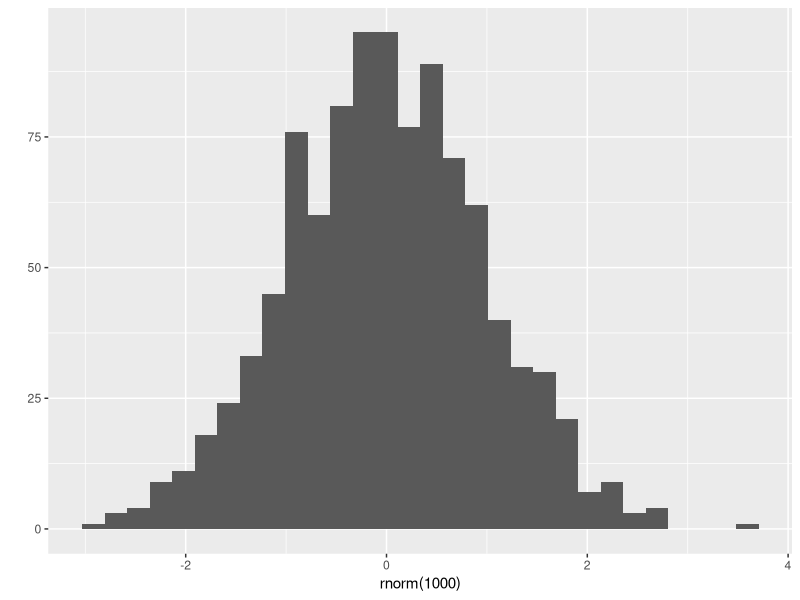
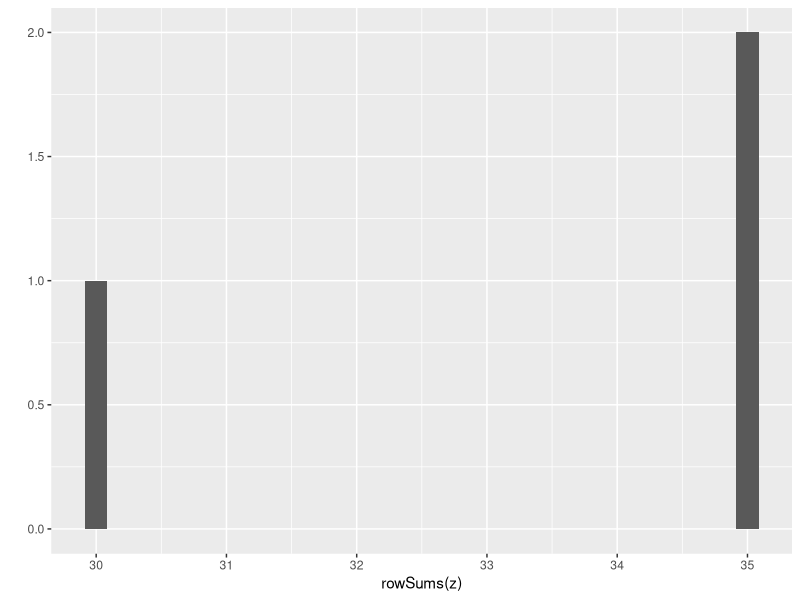
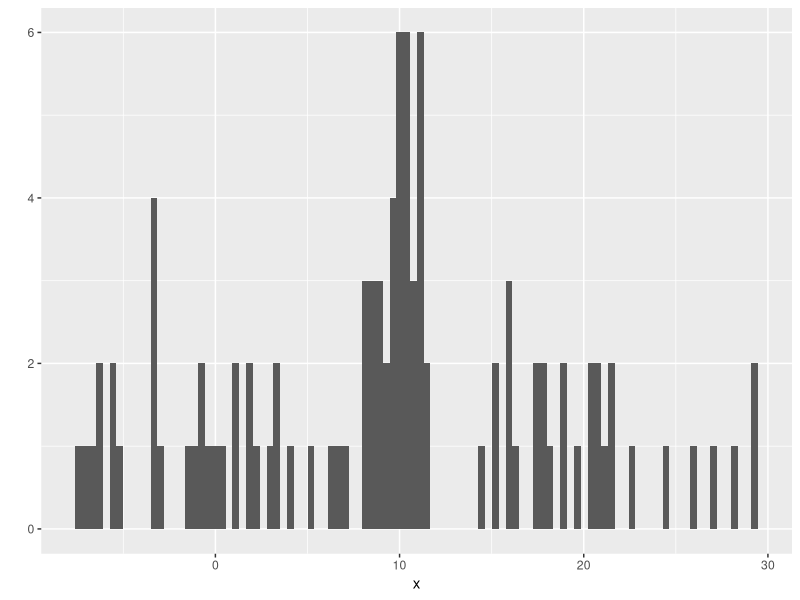

Generate these figures, in order, with R:
## ---- chunk 1
library(ggplot2)
## ---- chunk 2
set.seed(42)
qplot(rnorm(1000))

## ---- chunk 3

n = 100
p = c(1,1,1)
z = rmultinom(n,1,p)

## ---- chunk 4

df = data.frame(
  a = rnorm(n,0,5), 
  b = rnorm(n,10,1),
  c = rnorm(n,20,5)
)

x = colSums(z * t(as.matrix(df)))

qplot(rowSums(z))
qplot(x,bins = 100)

## ---- chunk 5

pi = c(0.1,0.4,0.5)
mu = c(0,5,25)
sigma = c(1,1,1)


## ---- chunk 6

gamma = data.frame(
 '1' = pi[1] * dnorm(x,mu[1],sigma[1]), 
 '2' = pi[2] * dnorm(x,mu[2],sigma[2]),
 '3' = pi[3] * dnorm(x,mu[3],sigma[3])
)

total = rowSums(gamma)
gamma = gamma / total
assignments = max.col(gamma)

mu_t = c(sum(gamma[,1] * x) / sum(gamma[,1]),
         sum(gamma[,2] * x) / sum(gamma[,2]),
         sum(gamma[,3] * x) / sum(gamma[,3]))


sigma_t = c(
  sqrt(sum(gamma[,1] * (x - mu_t[1])^2) / sum(gamma[,1])),
  sqrt(sum(gamma[,2] * (x - mu_t[2])^2) / sum(gamma[,2])),
  sqrt(sum(gamma[,3] * (x - mu_t[3])^2) / sum(gamma[,3]))
)


pi_t = prop.table(table(assignments))

mu_t
sigma_t
pi_t

mu = mu_t
sigma = sigma_t
pi = as.vector(pi_t)


## ---- chunk 7

pi = c(0,0,1)

